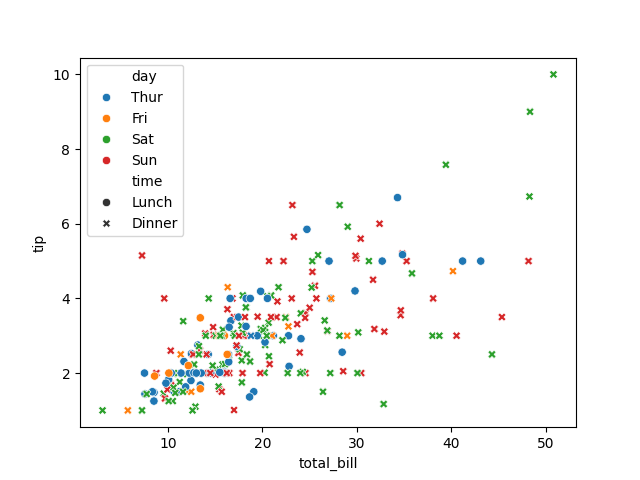

This figure's Python source:
import seaborn as sns
import matplotlib.pyplot as plt

tips = sns.load_dataset("tips")
print(tips.head())

sns.scatterplot(data=tips, x="total_bill", y="tip", hue="day", style="time")

plt.savefig('scatterplot.png')
plt.show()